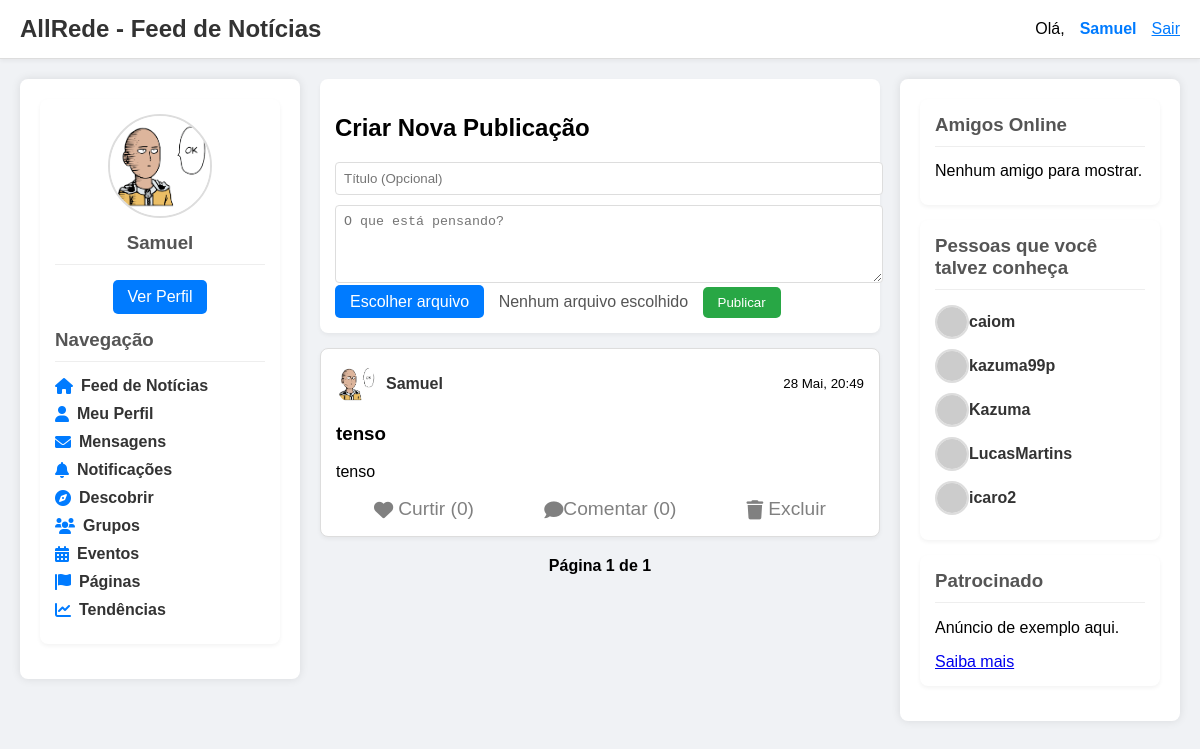
The page / (signed in) on the database its author committed.
### accounts/models.py (models this page shows)
class CustomUser(AbstractUser):
    avatar = models.ImageField(upload_to='avatars/', blank=True, null=True)
    bio = models.TextField(blank=True, null=True)
    groups = models.ManyToManyField(
        'auth.Group',
        verbose_name='groups',
        blank=True,
        help_text='The groups this user belongs to. A user will get all permissions '
                    'granted to each of their groups.',
        related_name="customuser_groups",
        related_query_name="customuser",
    )
    user_permissions = models.ManyToManyField(
        'auth.Permission',
        verbose_name='user permissions',
        blank=True,
        help_text='Specific permissions for this user.',
        related_name="customuser_permissions",
        related_query_name="customuser",
    )

### posts/models.py (models this page shows, shortened)
class Post(models.Model):
    author = models.ForeignKey(settings.AUTH_USER_MODEL, on_delete=models.CASCADE, related_name='posts')
    title = models.CharField(max_length=200, blank=True, null=True)
    content = models.TextField()
    image = models.ImageField(upload_to='post_images/', blank=True, null=True)
    created_at = models.DateTimeField(auto_now_add=True)
    updated_at = models.DateTimeField(auto_now=True)
    likes = models.ManyToManyField(settings.AUTH_USER_MODEL, related_name='liked_posts', blank=True)
    class Meta:
        ordering = ['-created_at'] # Ordenar posts por data de criação descendente

### posts/views_html.py (the view, shortened to what this page needs)
@login_required
def post_list_create_view(request):
    form = PostForm()
    comment_form = CommentForm()
    user_friends_ids = []
    if request.user.is_authenticated:
        friends_as_user = Friendship.objects.filter(user=request.user, status='accepted').values_list('friend__id', flat=True)
        friends_as_friend = Friendship.objects.filter(friend=request.user, status='accepted').values_list('user__id', flat=True)
        user_friends_ids = list(set(list(friends_as_user) + list(friends_as_friend)))
    author_ids = user_friends_ids + [request.user.id] if request.user.is_authenticated else []
    all_posts = Post.objects.filter(author__id__in=author_ids).order_by('-created_at')
    posts_data = []
    for post in all_posts:
        comments = Comment.objects.filter(post=post).order_by('created_at')
        user_has_liked = False
        if request.user.is_authenticated:
            user_has_liked = post.likes.filter(id=request.user.id).exists()
        posts_data.append({
            'post': post,
            'comments': comments,
            'comment_form': CommentForm(), # Nova instância para cada post no template
            'user_has_liked': user_has_liked,
        })
    paginator = Paginator(posts_data, 10)
    page_number = request.GET.get('page')
    try:
        posts_page = paginator.page(page_number)
    except PageNotAnInteger:
        posts_page = paginator.page(1)
    except EmptyPage:
        posts_page = paginator.page(paginator.num_pages)
    current_user_profile = request.user
    online_friends = CustomUser.objects.filter(id__in=user_friends_ids).order_by('username')
    all_related_users_ids = set(user_friends_ids)
    if request.user.is_authenticated:
        all_related_users_ids.add(request.user.id)
        pending_sent_requests = FriendRequest.objects.filter(from_user=request.user, is_active=True).values_list('to_user__id', flat=True)
        pending_received_requests = FriendRequest.objects.filter(to_user=request.user, is_active=True).values_list('from_user__id', flat=True)
        all_related_users_ids.update(pending_sent_requests)
        all_related_users_ids.update(pending_received_requests)
    suggested_friends = CustomUser.objects.exclude(id__in=list(all_related_users_ids)).order_by('?')[:5]
    context = {
        'form': form,
        'comment_form': comment_form, # Este é o formulário geral, mas o de cada post é passado em posts_data
        'posts_data': posts_page,
        'posts_page': posts_page,
        'current_user_profile': current_user_profile,
        'online_friends': online_friends,
        'suggested_friends': suggested_friends,
    }
    return render(request, 'home.html', context)

### templates/home.html (shortened to what this page needs)
<!DOCTYPE html>
<html lang="pt-br">
<head>
    <link rel="stylesheet" href="https://cdnjs.cloudflare.com/ajax/libs/font-awesome/6.0.0-beta3/css/all.min.css">
</head>
<body>
    <div class="header">
        <h1><a href="{% url 'home' %}" style="text-decoration: none; color: #333;">AllRede - Feed de Notícias</a></h1>
        <div class="user-info">
            {% if request.user.is_authenticated %}
                Olá, <a href="{% url 'accounts:user_profile' username=request.user.username %}">{{ request.user.username }}</a>
                <form action="{% url 'logout' %}" method="post" style="display: inline;">
                    <button type="submit" style="background: none; border: none; color: #007bff; cursor: pointer; text-decoration: underline; font-size: 1em;">Sair</button>
                </form>
            {% else %}
                <a href="{% url 'accounts:login' %}">Entrar</a>
                <a href="{% url 'accounts:register' %}">Registrar</a>
            {% endif %}
        </div>
    </div>
    <div class="main-content">
        <div class="sidebar left-sidebar">
            <div class="sidebar-card">
                {% if request.user.is_authenticated %}
                    <div style="text-align: center; margin-bottom: 15px;">
                        {% if request.user.avatar %}
                            <img src="{{ request.user.avatar.url }}" alt="Foto de Perfil" class="profile-picture">
                        {% else %}
                            <img src="https://via.placeholder.com/100" alt="Sem Foto" class="profile-picture">
                        {% endif %}
                        <h3 style="margin-top: 10px; margin-bottom: 5px;">{{ request.user.username }}</h3>
                        <a href="{% url 'accounts:user_profile' username=request.user.username %}" class="btn">Ver Perfil</a>
                    </div>
                {% endif %}
                <h3>Navegação</h3>
                <ul>
                    <li><a href="{% url 'home' %}"><i class="fas fa-home"></i> Feed de Notícias</a></li>
                    <li><a href="{% url 'accounts:user_profile' username=request.user.username %}"><i class="fas fa-user"></i> Meu Perfil</a></li>
                    <li><a href="#"><i class="fas fa-envelope"></i> Mensagens</a></li>
                    <li><a href="#"><i class="fas fa-bell"></i> Notificações</a></li>
                    <li><a href="#"><i class="fas fa-compass"></i> Descobrir</a></li>
                    <li><a href="#"><i class="fas fa-users"></i> Grupos</a></li>
                    <li><a href="#"><i class="fas fa-calendar-alt"></i> Eventos</a></li>
                    <li><a href="#"><i class="fas fa-flag"></i> Páginas</a></li>
                    <li><a href="#"><i class="fas fa-chart-line"></i> Tendências</a></li>
                </ul>
            </div>
        </div>
        <div class="center-content">
            <div class="sidebar-card">
                <h2>Criar Nova Publicação</h2>
                <form method="post" enctype="multipart/form-data" action="{% url 'home' %}">
                    <input type="text" name="title" placeholder="Título (Opcional)" style="width: 100%; padding: 8px; margin-bottom: 10px; border: 1px solid #ddd; border-radius: 4px;">
                    <textarea name="content" placeholder="O que está pensando?" rows="4" style="width: 100%; padding: 8px; border: 1px solid #ddd; border-radius: 4px; resize: vertical;"></textarea>
                    <label for="image-upload" style="background-color: #007bff; color: white; padding: 8px 15px; border-radius: 5px; cursor: pointer;">Escolher arquivo</label>
                    <span id="file-name" style="margin-left: 10px; color: #555;">Nenhum arquivo escolhido</span>
                    <button type="submit" style="background-color: #28a745; color: white; padding: 8px 15px; border: none; border-radius: 5px; cursor: pointer; margin-left: 10px;">Publicar</button>
                </form>
            </div>
            <div class="posts-list">
                {% if posts_data %}
                    {% for data in posts_data %}
                        <div class="post">
                            <div class="post-header">
                                {% if data.post.author.avatar %}
                                    <img src="{{ data.post.author.avatar.url }}" alt="Foto de Perfil" class="profile-picture-small">
                                {% else %}
                                    <img src="https://via.placeholder.com/40" alt="Sem Foto" class="profile-picture-small">
                                {% endif %}
                                <a href="{% url 'accounts:user_profile' username=data.post.author.username %}" class="username">{{ data.post.author.username }}</a>
                                <small style="margin-left: auto;">{{ data.post.created_at|date:"d M, H:i" }}</small>
                            </div>
                            <div class="post-content">
                                {% if data.post.title %}
                                    <h3>{{ data.post.title }}</h3>
                                {% endif %}
                                <p>{{ data.post.content }}</p>
                            </div>
                            <div class="post-actions" style="display: flex; justify-content: space-around; margin-top: 10px;">
                                <form action="{% url 'like_post' post_id=data.post.id %}" method="post" style="display: inline;">
                                    <button type="submit" class="{% if data.user_has_liked %}liked{% endif %}" style="color: {% if data.user_has_liked %}red{% else %}grey{% endif %};">
                                        <i class="fas fa-heart"></i> Curtir ({{ data.post.likes.count }})
                                    </button>
                                </form>
                                <a href="#" onclick="document.getElementById('comment-form-{{ data.post.id }}').style.display='block'; return false;" style="color: grey; text-decoration: none; font-size: 1.2rem; display: flex; align-items: center;"><i class="fas fa-comment"></i> Comentar ({{ data.comments.count }})</a>
                                {% if request.user == data.post.author %}
                                <form action="{% url 'delete_post' post_id=data.post.id %}" method="post" style="display: inline;">
                                    <button type="submit" style="color: grey;" onclick="return confirm('Tem certeza que deseja excluir esta publicação?');">
                                        <i class="fas fa-trash"></i> Excluir
                                    </button>
                                </form>
                                {% endif %}
                            </div>
                        </div>
                    {% endfor %}
                    <div class="pagination" style="text-align: center; margin-top: 20px;">
                        <span class="current-page" style="font-weight: bold; margin: 0 10px;">
                            Página {{ posts_page.number }} de {{ posts_page.paginator.num_pages }}
                        </span>
                    </div>
                {% else %}
                    <p style="text-align: center; padding: 20px; background-color: #fff; border-radius: 8px; box-shadow: 0 0 10px rgba(0, 0, 0, 0.1);">Nenhuma publicação ainda. Seja o primeiro a postar!</p>
                {% endif %}
            </div>
        </div>
        <div class="sidebar right-sidebar">
            <div class="sidebar-card">
                <h3>Amigos Online</h3>
                <ul>
                    {% if online_friends %}
                        {% for friend in online_friends %}
                            <li>
                                <a href="{% url 'accounts:user_profile' username=friend.username %}">
                                    {% if friend.avatar %}
                                        <img src="{{ friend.avatar.url }}" alt="Foto de Perfil" class="profile-picture-small">
                                    {% else %}
                                        <img src="https://via.placeholder.com/30" alt="Sem Foto" class="profile-picture-small">
                                    {% endif %}
                                    {{ friend.username }}
                                </a>
                            </li>
                        {% endfor %}
                    {% else %}
                        <li>Nenhum amigo para mostrar.</li>
                    {% endif %}
                </ul>
            </div>
            <div class="sidebar-card">
                <h3>Pessoas que você talvez conheça</h3>
                <ul>
                    {% if suggested_friends %}
                        {% for suggestion in suggested_friends %}
                            <li>
                                <a href="{% url 'accounts:user_profile' username=suggestion.username %}">
                                    {% if suggestion.avatar %}
                                        <img src="{{ suggestion.avatar.url }}" alt="Foto de Perfil" class="profile-picture-small">
                                    {% else %}
                                        <img src="https://via.placeholder.com/30" alt="Sem Foto" class="profile-picture-small">
                                    {% endif %}
                                    {{ suggestion.username }}
                                </a>
                            </li>
                        {% endfor %}
                    {% else %}
                        <li>Nenhuma sugestão no momento.</li>
                    {% endif %}
                </ul>
            </div>
            <div class="sidebar-card ad-banner">
                <h3>Patrocinado</h3>
                <p>Anúncio de exemplo aqui.</p>
                <a href="#">Saiba mais</a>
            </div>
        </div>
    </div>
</body>
</html>

### rows shown on the page
CustomUser: user.username "Samuel", user.avatar (picture)
Post: post.author.avatar (picture), post.author.username "Samuel", post.created_at "28 Mai, 20:49", post "tenso", post.content "tenso", post.likes.count "0", comments.count "0", shows "Excluir"
CustomUser: username "caiom"
CustomUser: username "kazuma99p"
CustomUser: username "Kazuma"
CustomUser: username "LucasMartins"
CustomUser: username "icaro2"

### other values the page prints
{{ posts_page.number }} "1"
{{ posts_page.paginator.num_pages }} "1"
